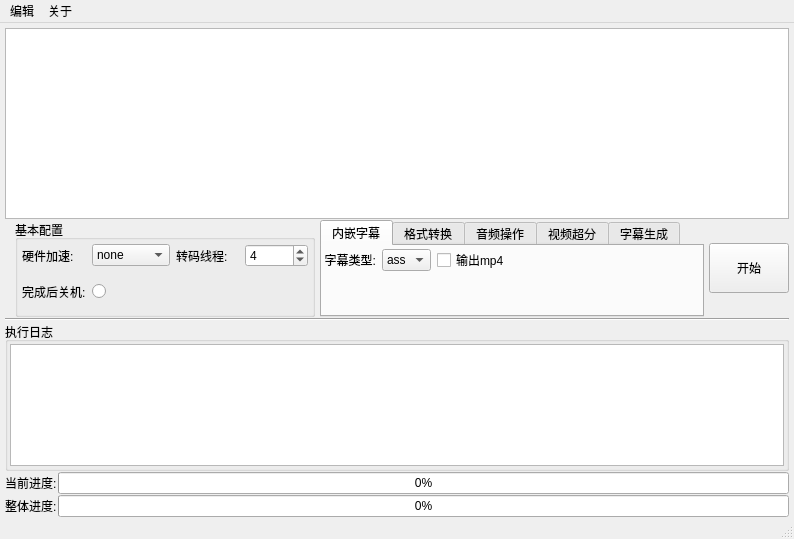
<?xml version="1.0" encoding="UTF-8"?>
<ui version="4.0">
 <class>MainWindow</class>
 <widget class="QMainWindow" name="MainWindow">
  <property name="geometry">
   <rect>
    <x>0</x>
    <y>0</y>
    <width>794</width>
    <height>539</height>
   </rect>
  </property>
  <property name="windowTitle">
   <string>MainWindow</string>
  </property>
  <widget class="QWidget" name="centralwidget">
   <layout class="QVBoxLayout" name="verticalLayout_2">
    <property name="leftMargin">
     <number>5</number>
    </property>
    <property name="topMargin">
     <number>5</number>
    </property>
    <property name="rightMargin">
     <number>5</number>
    </property>
    <property name="bottomMargin">
     <number>0</number>
    </property>
    <item>
     <layout class="QVBoxLayout" name="verticalLayout">
      <property name="spacing">
       <number>1</number>
      </property>
      <item>
       <widget class="QListDrag" name="list_files">
        <property name="maximumSize">
         <size>
          <width>16777215</width>
          <height>200</height>
         </size>
        </property>
       </widget>
      </item>
      <item>
       <layout class="QGridLayout" name="gridLayout">
        <property name="leftMargin">
         <number>10</number>
        </property>
        <property name="spacing">
         <number>5</number>
        </property>
        <item row="1" column="0">
         <widget class="QGroupBox" name="groupBox">
          <property name="minimumSize">
           <size>
            <width>300</width>
            <height>0</height>
           </size>
          </property>
          <property name="title">
           <string>基本配置</string>
          </property>
          <layout class="QVBoxLayout" name="verticalLayout_4">
           <property name="leftMargin">
            <number>4</number>
           </property>
           <property name="topMargin">
            <number>4</number>
           </property>
           <property name="rightMargin">
            <number>4</number>
           </property>
           <property name="bottomMargin">
            <number>4</number>
           </property>
           <item>
            <layout class="QGridLayout" name="gridLayout_2">
             <item row="0" column="1">
              <widget class="QComboBox" name="combo_hard">
               <item>
                <property name="text">
                 <string>none</string>
                </property>
               </item>
               <item>
                <property name="text">
                 <string>cuda</string>
                </property>
               </item>
               <item>
                <property name="text">
                 <string>dxva2</string>
                </property>
               </item>
               <item>
                <property name="text">
                 <string>qsv</string>
                </property>
               </item>
               <item>
                <property name="text">
                 <string>d3d11va</string>
                </property>
               </item>
              </widget>
             </item>
             <item row="0" column="3">
              <widget class="QSpinBox" name="spin_thread_num">
               <property name="maximum">
                <number>20</number>
               </property>
               <property name="value">
                <number>4</number>
               </property>
              </widget>
             </item>
             <item row="0" column="2">
              <widget class="QLabel" name="label_4">
               <property name="text">
                <string>转码线程:</string>
               </property>
              </widget>
             </item>
             <item row="0" column="0">
              <widget class="QLabel" name="label_3">
               <property name="text">
                <string>硬件加速:</string>
               </property>
              </widget>
             </item>
             <item row="1" column="1">
              <widget class="QRadioButton" name="radio_shutdown">
               <property name="text">
                <string/>
               </property>
              </widget>
             </item>
             <item row="1" column="2">
              <spacer name="verticalSpacer_2">
               <property name="orientation">
                <enum>Qt::Vertical</enum>
               </property>
               <property name="sizeHint" stdset="0">
                <size>
                 <width>20</width>
                 <height>0</height>
                </size>
               </property>
              </spacer>
             </item>
             <item row="1" column="0">
              <widget class="QLabel" name="label_7">
               <property name="text">
                <string>完成后关机:</string>
               </property>
              </widget>
             </item>
            </layout>
           </item>
          </layout>
         </widget>
        </item>
        <item row="1" column="2">
         <widget class="QPushButton" name="btn_start">
          <property name="minimumSize">
           <size>
            <width>80</width>
            <height>50</height>
           </size>
          </property>
          <property name="text">
           <string>开始</string>
          </property>
         </widget>
        </item>
        <item row="1" column="1">
         <widget class="QTabWidget" name="tab_option">
          <property name="currentIndex">
           <number>0</number>
          </property>
          <widget class="QWidget" name="tab">
           <attribute name="title">
            <string>内嵌字幕</string>
           </attribute>
           <layout class="QVBoxLayout" name="verticalLayout_5">
            <property name="leftMargin">
             <number>2</number>
            </property>
            <property name="topMargin">
             <number>2</number>
            </property>
            <property name="rightMargin">
             <number>2</number>
            </property>
            <property name="bottomMargin">
             <number>2</number>
            </property>
            <item>
             <layout class="QGridLayout" name="gridLayout_3">
              <item row="2" column="0">
               <spacer name="verticalSpacer_3">
                <property name="orientation">
                 <enum>Qt::Vertical</enum>
                </property>
                <property name="sizeHint" stdset="0">
                 <size>
                  <width>20</width>
                  <height>40</height>
                 </size>
                </property>
               </spacer>
              </item>
              <item row="1" column="2">
               <widget class="QComboBox" name="combo_sub">
                <item>
                 <property name="text">
                  <string>ass</string>
                 </property>
                </item>
               </widget>
              </item>
              <item row="1" column="3">
               <widget class="QCheckBox" name="check_sub_mp4">
                <property name="text">
                 <string>输出mp4</string>
                </property>
               </widget>
              </item>
              <item row="1" column="0">
               <widget class="QLabel" name="label_8">
                <property name="text">
                 <string>字幕类型:</string>
                </property>
                <property name="alignment">
                 <set>Qt::AlignRight|Qt::AlignTrailing|Qt::AlignVCenter</set>
                </property>
               </widget>
              </item>
              <item row="1" column="4">
               <spacer name="horizontalSpacer">
                <property name="orientation">
                 <enum>Qt::Horizontal</enum>
                </property>
                <property name="sizeHint" stdset="0">
                 <size>
                  <width>40</width>
                  <height>20</height>
                 </size>
                </property>
               </spacer>
              </item>
             </layout>
            </item>
           </layout>
          </widget>
          <widget class="QWidget" name="tab_2">
           <attribute name="title">
            <string>格式转换</string>
           </attribute>
           <layout class="QVBoxLayout" name="verticalLayout_6">
            <property name="leftMargin">
             <number>2</number>
            </property>
            <property name="topMargin">
             <number>2</number>
            </property>
            <property name="rightMargin">
             <number>2</number>
            </property>
            <property name="bottomMargin">
             <number>2</number>
            </property>
            <item>
             <layout class="QFormLayout" name="formLayout">
              <item row="0" column="0">
               <widget class="QLabel" name="label_5">
                <property name="minimumSize">
                 <size>
                  <width>0</width>
                  <height>0</height>
                 </size>
                </property>
                <property name="text">
                 <string>视频编码:</string>
                </property>
                <property name="alignment">
                 <set>Qt::AlignRight|Qt::AlignTrailing|Qt::AlignVCenter</set>
                </property>
               </widget>
              </item>
              <item row="0" column="1">
               <widget class="QComboBox" name="combo_video">
                <item>
                 <property name="text">
                  <string>libx264</string>
                 </property>
                </item>
                <item>
                 <property name="text">
                  <string>h264_nvenc</string>
                 </property>
                </item>
                <item>
                 <property name="text">
                  <string>libx265</string>
                 </property>
                </item>
                <item>
                 <property name="text">
                  <string>flv</string>
                 </property>
                </item>
                <item>
                 <property name="text">
                  <string>gif</string>
                 </property>
                </item>
                <item>
                 <property name="text">
                  <string>copy</string>
                 </property>
                </item>
                <item>
                 <property name="text">
                  <string>none</string>
                 </property>
                </item>
               </widget>
              </item>
              <item row="1" column="0">
               <widget class="QLabel" name="label_6">
                <property name="text">
                 <string>音频编码:</string>
                </property>
                <property name="alignment">
                 <set>Qt::AlignRight|Qt::AlignTrailing|Qt::AlignVCenter</set>
                </property>
               </widget>
              </item>
              <item row="1" column="1">
               <widget class="QComboBox" name="combo_auido">
                <item>
                 <property name="text">
                  <string>aac</string>
                 </property>
                </item>
                <item>
                 <property name="text">
                  <string>copy</string>
                 </property>
                </item>
                <item>
                 <property name="text">
                  <string>none</string>
                 </property>
                </item>
               </widget>
              </item>
             </layout>
            </item>
           </layout>
          </widget>
          <widget class="QWidget" name="tab_3">
           <attribute name="title">
            <string>音频操作</string>
           </attribute>
           <layout class="QVBoxLayout" name="verticalLayout_7">
            <property name="leftMargin">
             <number>2</number>
            </property>
            <property name="topMargin">
             <number>2</number>
            </property>
            <property name="rightMargin">
             <number>2</number>
            </property>
            <property name="bottomMargin">
             <number>2</number>
            </property>
            <item>
             <layout class="QFormLayout" name="formLayout_3">
              <item row="0" column="0">
               <widget class="QLabel" name="label_9">
                <property name="text">
                 <string>音频格式:</string>
                </property>
               </widget>
              </item>
              <item row="0" column="1">
               <widget class="QComboBox" name="combo_extra_audio">
                <item>
                 <property name="text">
                  <string>mp3</string>
                 </property>
                </item>
                <item>
                 <property name="text">
                  <string>aac</string>
                 </property>
                </item>
               </widget>
              </item>
              <item row="1" column="0">
               <widget class="QLabel" name="label_13">
                <property name="text">
                 <string>音频操作:</string>
                </property>
               </widget>
              </item>
              <item row="1" column="1">
               <widget class="QComboBox" name="combo_audio_option">
                <item>
                 <property name="text">
                  <string>音频提取</string>
                 </property>
                </item>
                <item>
                 <property name="text">
                  <string>音频封装</string>
                 </property>
                </item>
               </widget>
              </item>
             </layout>
            </item>
           </layout>
          </widget>
          <widget class="QWidget" name="tab_4">
           <attribute name="title">
            <string>视频超分</string>
           </attribute>
           <layout class="QVBoxLayout" name="verticalLayout_8">
            <property name="leftMargin">
             <number>2</number>
            </property>
            <property name="topMargin">
             <number>2</number>
            </property>
            <property name="rightMargin">
             <number>2</number>
            </property>
            <property name="bottomMargin">
             <number>2</number>
            </property>
            <item>
             <layout class="QFormLayout" name="formLayout_4">
              <item row="0" column="0">
               <widget class="QLabel" name="label_10">
                <property name="text">
                 <string>服务地址:</string>
                </property>
               </widget>
              </item>
              <item row="0" column="1">
               <widget class="QLineEdit" name="edit_real_addr">
                <property name="text">
                 <string>http://192.168.1.10:8209</string>
                </property>
               </widget>
              </item>
              <item row="1" column="0">
               <widget class="QLabel" name="label_12">
                <property name="text">
                 <string>保存图片:</string>
                </property>
               </widget>
              </item>
              <item row="1" column="1">
               <widget class="QRadioButton" name="radio_save_img">
                <property name="text">
                 <string/>
                </property>
               </widget>
              </item>
             </layout>
            </item>
           </layout>
          </widget>
          <widget class="QWidget" name="tab_5">
           <attribute name="title">
            <string>字幕生成</string>
           </attribute>
           <layout class="QVBoxLayout" name="verticalLayout_9">
            <property name="leftMargin">
             <number>2</number>
            </property>
            <property name="topMargin">
             <number>2</number>
            </property>
            <property name="rightMargin">
             <number>2</number>
            </property>
            <property name="bottomMargin">
             <number>2</number>
            </property>
            <item>
             <layout class="QFormLayout" name="formLayout_5">
              <item row="0" column="0">
               <widget class="QLabel" name="label_11">
                <property name="text">
                 <string>服务地址:</string>
                </property>
               </widget>
              </item>
              <item row="0" column="1">
               <widget class="QLineEdit" name="edit_whisper">
                <property name="text">
                 <string>http://192.168.1.10:8210</string>
                </property>
               </widget>
              </item>
             </layout>
            </item>
           </layout>
          </widget>
         </widget>
        </item>
       </layout>
      </item>
      <item>
       <widget class="Line" name="line">
        <property name="orientation">
         <enum>Qt::Horizontal</enum>
        </property>
       </widget>
      </item>
      <item>
       <layout class="QGridLayout" name="group_status"/>
      </item>
      <item>
       <widget class="QGroupBox" name="group_log">
        <property name="minimumSize">
         <size>
          <width>0</width>
          <height>0</height>
         </size>
        </property>
        <property name="maximumSize">
         <size>
          <width>16777215</width>
          <height>150</height>
         </size>
        </property>
        <property name="title">
         <string>执行日志</string>
        </property>
        <property name="flat">
         <bool>false</bool>
        </property>
        <property name="checkable">
         <bool>false</bool>
        </property>
        <layout class="QVBoxLayout" name="verticalLayout_3">
         <property name="spacing">
          <number>0</number>
         </property>
         <property name="leftMargin">
          <number>2</number>
         </property>
         <property name="topMargin">
          <number>2</number>
         </property>
         <property name="rightMargin">
          <number>2</number>
         </property>
         <property name="bottomMargin">
          <number>2</number>
         </property>
         <item>
          <widget class="QTextEdit" name="text_edit_log">
           <property name="readOnly">
            <bool>true</bool>
           </property>
           <property name="html">
            <string>&lt;!DOCTYPE HTML PUBLIC &quot;-//W3C//DTD HTML 4.0//EN&quot; &quot;http://www.w3.org/TR/REC-html40/strict.dtd&quot;&gt;
&lt;html&gt;&lt;head&gt;&lt;meta name=&quot;qrichtext&quot; content=&quot;1&quot; /&gt;&lt;meta charset=&quot;utf-8&quot; /&gt;&lt;style type=&quot;text/css&quot;&gt;
p, li { white-space: pre-wrap; }
hr { height: 1px; border-width: 0; }
li.unchecked::marker { content: &quot;\2610&quot;; }
li.checked::marker { content: &quot;\2612&quot;; }
&lt;/style&gt;&lt;/head&gt;&lt;body style=&quot; font-family:'Microsoft YaHei UI'; font-size:9pt; font-weight:400; font-style:normal;&quot;&gt;
&lt;p style=&quot;-qt-paragraph-type:empty; margin-top:0px; margin-bottom:0px; margin-left:0px; margin-right:0px; -qt-block-indent:0; text-indent:0px;&quot;&gt;&lt;br /&gt;&lt;/p&gt;&lt;/body&gt;&lt;/html&gt;</string>
           </property>
          </widget>
         </item>
        </layout>
       </widget>
      </item>
      <item>
       <layout class="QFormLayout" name="from_progress">
        <item row="0" column="0">
         <widget class="QLabel" name="label">
          <property name="text">
           <string>当前进度:</string>
          </property>
         </widget>
        </item>
        <item row="0" column="1">
         <widget class="QProgressBar" name="progress_current">
          <property name="value">
           <number>0</number>
          </property>
         </widget>
        </item>
       </layout>
      </item>
      <item>
       <layout class="QFormLayout" name="formLayout_2">
        <item row="0" column="0">
         <widget class="QLabel" name="label_2">
          <property name="text">
           <string>整体进度:</string>
          </property>
         </widget>
        </item>
        <item row="0" column="1">
         <widget class="QProgressBar" name="progress_global">
          <property name="value">
           <number>0</number>
          </property>
         </widget>
        </item>
       </layout>
      </item>
      <item>
       <spacer name="verticalSpacer">
        <property name="orientation">
         <enum>Qt::Vertical</enum>
        </property>
        <property name="sizeHint" stdset="0">
         <size>
          <width>20</width>
          <height>0</height>
         </size>
        </property>
       </spacer>
      </item>
     </layout>
    </item>
   </layout>
  </widget>
  <widget class="QStatusBar" name="statusbar"/>
  <widget class="QMenuBar" name="menubar">
   <property name="geometry">
    <rect>
     <x>0</x>
     <y>0</y>
     <width>794</width>
     <height>22</height>
    </rect>
   </property>
   <widget class="QMenu" name="menu">
    <property name="title">
     <string>编辑</string>
    </property>
    <addaction name="action_add"/>
    <addaction name="action_clear"/>
   </widget>
   <widget class="QMenu" name="menu_2">
    <property name="title">
     <string>关于</string>
    </property>
    <addaction name="action_info"/>
   </widget>
   <addaction name="menu"/>
   <addaction name="menu_2"/>
  </widget>
  <action name="action_add">
   <property name="text">
    <string>添加</string>
   </property>
  </action>
  <action name="action_clear">
   <property name="text">
    <string>清空</string>
   </property>
  </action>
  <action name="action_info">
   <property name="text">
    <string>软件信息</string>
   </property>
  </action>
 </widget>
 <customwidgets>
  <customwidget>
   <class>QListDrag</class>
   <extends>QListWidget</extends>
   <header>ui.components.h</header>
  </customwidget>
 </customwidgets>
 <resources/>
 <connections/>
</ui>
